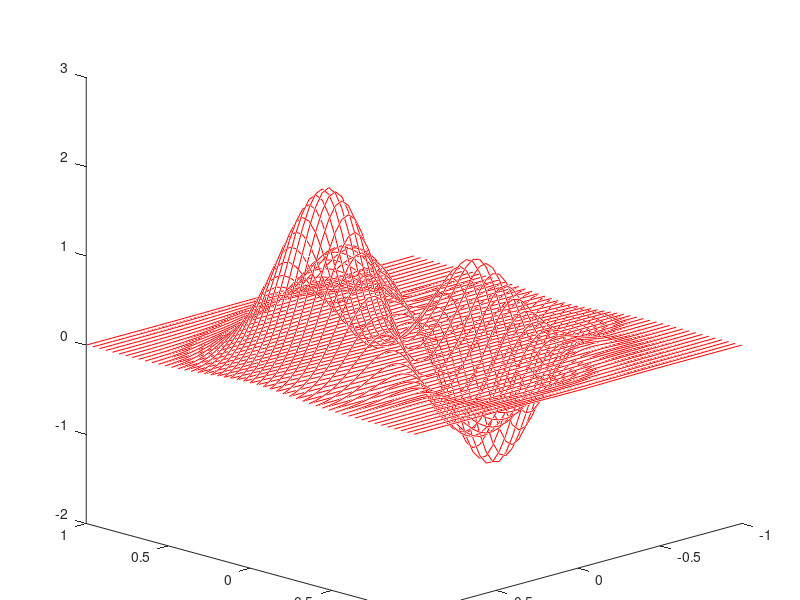

Write MATLAB code to recreate this figure. (Note: this script raises an error after producing the figure.)
% GENERACION DE DATOS 3D (matriz 3 x Npuntos) a pintar
L=25; N=2*L+1;
X=ones(N,1)*[-L:L]/L;
Y=[-L:L]'*ones(1,N)/L;
Z=peaks(N)/4;
XYZ=[ reshape(X,1,N*N) ; reshape(Y,1,N*N); reshape(Z,1,N*N)];

% Visualizacion del grafico 3D
figure(1)
plot3(XYZ(1,:),XYZ(2,:),XYZ(3,:),'r');
% Parametros de visualizacion
X0 = [-4 4 4]'; % Posicion observador
target=[0 0 0]'; % Target
up=[0 0 1]'; % Vector up
ang=15; % Angulo de vision.
campos(X0); camtarget(target); camup(up); camva(ang);
camproj('perspective');
set(gca,'Pos',[0.0 0.0 1.0 1.0],'DataAspectRatio',[1 1 1]);
axis off

%% Parte obligatoria
% 1. Creacion de las coordenadas homogeneas
W = ones(1,size(XYZ,2));
XYZW = [XYZ; W];

% 2. Creacion de la matriz M (T*R*S)
M = diag([1, 1, 1, 1]); % Matriz identidad de 4x4

% 3. Generacion de la matriz V
n = -(target-X0);
n = n/norm(n); % Normalizacion de n
u = cross(up, n); % Producto vectorial de up x n
u = u/norm(u); % Normalizacion de u
v = cross(n, u); % Producto vectorial de n x u
R = [u v n]'; % Matriz R de 3x3
V = [R, -R*X0; zeros(1,3), 1]; % Matrix cambio de punto de vista

% 4. Generacion de la matriz de proyeccion P
relAspec = 4/3;
n=1; f=15;
rad = degtorad(ang);

P = zeros(4,4);
P(1,1) = 1/(relAspec*tan(rad/2));
P(2,2) = 1/tan(rad/2);
P(3,3) = -((f+n)/(f-n));
P(3,4) = -(2*f*n)/(f-n);
P(4,3) = -1;

% 5. Calcular la matriz Q
Q = P*V*M;
Coords = Q*XYZW;

% 6. Obtencion del las coordendas 3D normalizadas
Fila1Norm = Coords(1,:)./Coords(4,:);
Fila2Norm = Coords(2,:)./Coords(4,:);
Fila3Norm = Coords(3,:)./Coords(4,:);
Coords3D = [Fila1Norm;Fila2Norm;Fila3Norm];

% 7. Pintar las coordenadas normalizadas
figure(2)
plot(Coords3D(1,:), Coords3D(2,:))
set(gca,'Xlim',[-1 1],'Ylim',[-1 1])
set(gca,'Pos',[0.0 0.0 1.0 1.0]); axis off

% Movimiento de la camara
D = 8/sqrt(2);
for t=0:0.005:2 % Variamos posicion observador en el tiempo t
    X0 = [D*cos(2*pi*(t+3/8)) D*sin(2*pi*(t+3/8)) 4]';
    campos(X0);
    pause(0.01);
end

%% Parte Opcional
figure(3)
% surf(XYZ)
plot3(XYZ(1,:), XYZ(2,:), XYZ(3,:))

% Parametros de visualizacion
X0 = [-4 4 4]'; % Posicion observador
target=[0 0 0]'; % Target
up=[0 0 1]'; % Vector up
ang=15; % Angulo de vision.
campos(X0); camtarget(target); camup(up); camva(ang);
camproj('perspective');
set(gca,'Pos',[0.0 0.0 1.0 1.0],'DataAspectRatio',[1 1 1]);
axis off

zn = reshape(Coords(4,:), 51, 51); % Coordenada normalizada
colorbar(); % Barra con el codigo de colores usado

% Movimiento de la camara
D = 8/sqrt(2);
for t=0:0.005:2 % Variamos posicion observador en el tiempo t
    X0 = [D*cos(2*pi*(t+3/8)) D*sin(2*pi*(t+3/8)) 4]';
    s = (sin(t)+0.5)*10;
    % 1. Creacion de las coordenadas homogeneas
    W = ones(1,size(XYZ,2));
    XYZW = [XYZ; W];
    
    % 2. Creacion de la matriz M (T*R*S)
    M = diag([s, s, s, 1]); % Matriz identidad de 4x4
    
    % 3. Generacion de la matriz V
    n = -(target-X0);
    n = n/norm(n); % Normalizacion de n
    u = cross(up, n); % Producto vectorial de up x n
    u = u/norm(u); % Normalizacion de u
    v = cross(n, u); % Producto vectorial de n x u
    R = [u v n]'; % Matriz R de 3x3
    V = [R, -R*X0; zeros(1,3), 1]; % Matrix cambio de punto de vista
    
    % 4. Generacion de la matriz de proyeccion P
    relAspec = 4/3;
    n=1; f=15;
    rad = degtorad(ang);
    
    P = zeros(4,4);
    P(1,1) = 1/(relAspec*tan(rad/2));
    P(2,2) = 1/tan(rad/2);
    P(3,3) = -((f+n)/(f-n));
    P(3,4) = -(2*f*n)/(f-n);
    P(4,3) = -1;
    
    % 5. Calcular la matriz Q
    Q = P*V*M;
    Coords = Q*XYZW;
    
    % 6. Obtencion del las coordendas 3D normalizadas
    Fila1Norm = Coords(1,:)./Coords(4,:);
    Fila2Norm = Coords(2,:)./Coords(4,:);
    Fila3Norm = Coords(3,:)./Coords(4,:);
    Coords3D = [Fila1Norm;Fila2Norm;Fila3Norm];
    
    % 7. Pintar las coordenadas normalizadas
    plot(Coords3D(1,:), Coords3D(2,:))
    set(gca,'Xlim',[-1 1],'Ylim',[-1 1])
    set(gca,'Pos',[0.0 0.0 1.0 1.0]); axis off
    campos(X0);
    pause(0.01);
end